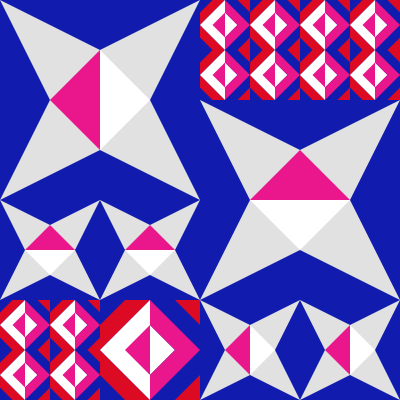
Frame 1 (no input)
Frame 60 (no input): identical to frame 1, image omitted
Frame 120 (the mouse pressed at the canvas centre since frame 60): identical to frame 1, image omitted

The p5.js sketch that drew this single still picture (run headless with seeded random() and noise() and a simulated clock; from frame 60 on, the mouse is pressed at the canvas centre):

// p5.js sketch
// ── sketch.js
function setup() {
  createCanvas(400, 400);
 
}

function draw() {
  background(225, 225, 225);
  
  push();
  scale(0.5)
 jacinta ();
  pop();
  
   push();
  translate(400, 100)
  scale(0.5)
  rotate(radians(90));
 jacinta ();
  pop();
  
   push();
  translate(100, 200)
  rotate(radians(90))
  scale(0.25)
 jacinta ();
  pop();
  
   push();
  translate(200, 200)
  rotate(radians(90))
  scale(0.25)
 jacinta ();
  pop();
  
   push();
  translate(200, 300)
  scale(0.25)
 jacinta ();
  pop();
  
    push();
  translate(300, 300)
  scale(0.25)
 jacinta ();
  pop();
  
  
  push();
  translate(200, 0)
  scale(0.25)
 jacinta2 ();
  pop();
  
  
  push();
  translate(300, 0)
  scale(0.25)
 jacinta2 ();
  pop();
  
  
  
  push();
  translate(0, 300)
  scale(0.5)
 jacinta2 ();
  pop();
  
   push();
  translate(00, 300)
  scale(0.25)
  jacinta2 ();
  pop();
  
  
}

  function jacinta(){
fill(17, 28, 175)
  noStroke()
  triangle(0, 0, 0, 400, 100, 200)
  triangle(0, 0, 400, 0, 200, 100)
  triangle(400, 0, 400, 400, 300, 200)
  triangle(0, 400, 400, 400, 200, 300)
    fill(233, 22, 140)
  triangle(200, 100, 200, 300, 100, 200)
  fill(255, 255, 255)
   triangle(300, 200, 200, 100, 200, 300)
  }

function jacinta2 (){
   noStroke();
  fill(17, 28, 175);
 square(0, 0, 400);
   fill(220, 10, 34);
  quad(0, 50, 0, 100, 100, 0, 50, 0);
  quad(0, 100, 0, 150, 50, 200, 100, 200)
quad(0, 250, 0, 300, 100, 200, 50, 200);
  quad(0, 300, 0, 350, 50, 400, 100, 400)
  triangle(150, 0, 200, 0, 200, 50)
  triangle(200, 150, 150, 200, 200, 250)
  triangle(150, 400, 200, 400, 200, 350)
  quad(200, 50, 200, 100, 300, 0, 250, 0)
  quad(200, 100, 300, 200, 250, 200, 200, 150);
  quad(200, 250, 250, 200, 300, 200, 200, 300);
  quad(200, 300, 300, 400, 250, 400, 200, 350)
  triangle(350, 0, 400, 0, 400, 50)
  triangle(400, 250, 400, 150, 350, 200)
  triangle(400, 350, 400, 400, 350, 400)
  
  fill(255, 255, 255)
  triangle(0, 100, 100, 0, 100, 200)
  triangle(100, 50, 150, 100, 100, 150)
  triangle(300, 0, 200, 100, 300, 200)
  triangle(300, 50, 350, 100, 300, 150);
  triangle(0, 300, 100, 200, 100, 400);
  triangle(300, 200, 200, 300, 300, 400) 
  triangle(300, 250, 350, 300, 300, 350)
  triangle(100, 250, 150, 300, 100, 350)
  
  fill(233, 22, 140)
  triangle(50, 100, 100, 50, 100, 150)
  quad(100, 50, 100, 0, 200, 100, 150, 100)
  quad(100, 150, 100, 200, 200, 100, 150, 100)
 triangle(100, 250, 100, 350, 50, 300)
  quad(100, 200, 100, 250, 150, 300, 200, 300)
  quad(100, 350, 100, 400, 200, 300, 150, 300)
  triangle(250, 100, 300, 50, 300, 150)
  quad(300, 0, 300, 50, 350, 100, 400, 100)
  quad(300, 150, 300, 200, 400, 100, 350, 100)
  triangle(250, 300, 300, 250, 300, 350)
  quad(300, 250, 300, 200, 400, 300, 350, 300)
  quad(300, 350, 300, 400, 400, 300, 350, 300)
}
